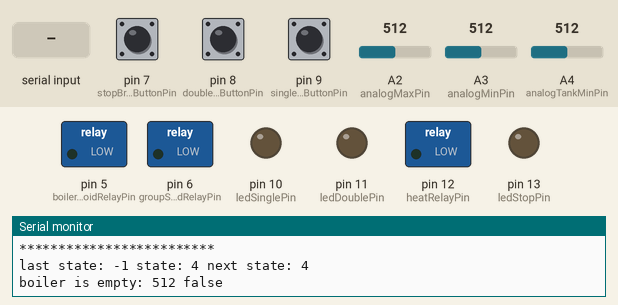
This sketch was run on a simulated Arduino Pro Mini, built with avr-gcc and run on an emulated ATmega328P. On the bench: switched loads named in the sketch (green lamp = pin HIGH), output pins drawn as LEDs (lit = HIGH), the last lines printed to the serial monitor. Dashed ring = blinking. Inputs (shaded band) come from the test bench; at power-on: A4 (analogTankMinPin) = 512, A2 (analogMaxPin) = 512, pin 7 (stopBrewButtonPin) HIGH, A3 (analogMinPin) = 512, pin 8 (doubleBrewButtonPin) HIGH, pin 9 (singleBrewButtonPin) HIGH.

Above: at 0.1 s.
1.3 s: A4 (analogTankMinPin) set to 240
At 4.2 s:
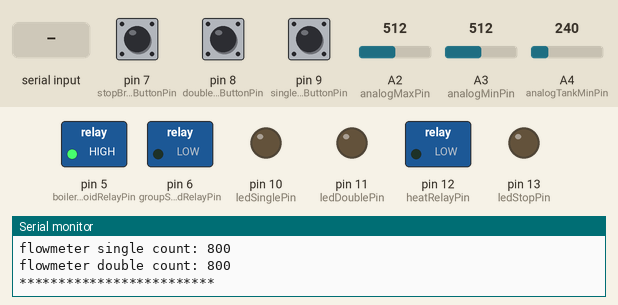
4.3 s: A2 (analogMaxPin) set to 306
At 5.11 s:
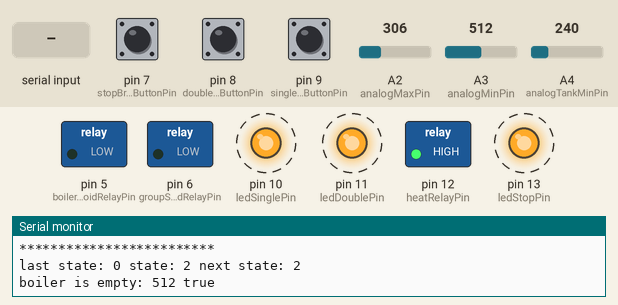
7.3 s: "<off>" received over Serial
At 9.1 s:
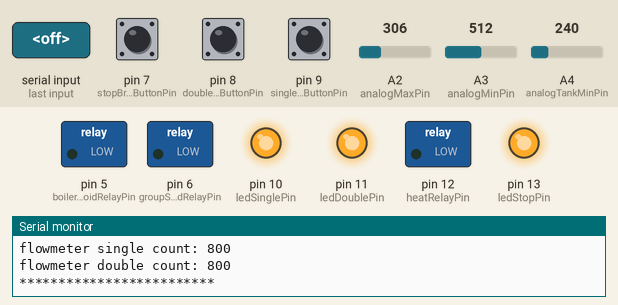
9.4 s: pin 7 (stopBrewButtonPin) pulled LOW for 3.2 s
At 13.37 s:
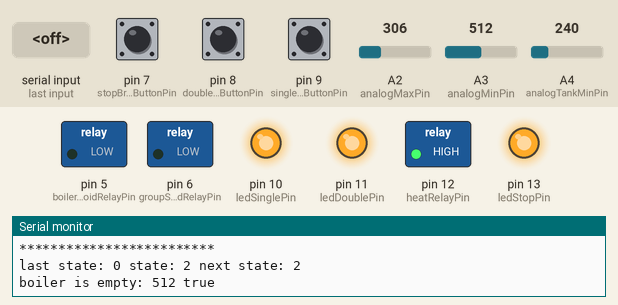
15.6 s: A3 (analogMinPin) set to 105
18.6 s: A3 (analogMinPin) set to 92
Timing chart, 0 to 22.6 s (numbered marks = the images above; inputs shaded):
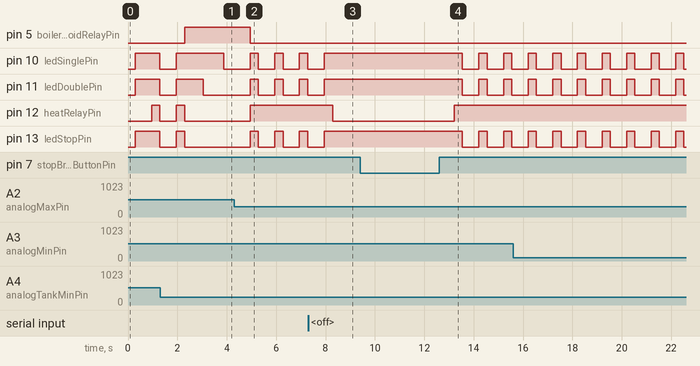

The sketch:

arduino_espresso.ino
```cpp
#include <EEPROM.h>

/* constants */
const int RELAY_LOW = LOW; // four relay module board used in prototype design had inverted logic. Production board does not.
const int RELAY_HIGH = HIGH;
const bool FINISH_ON_EMPTY = false; // optionally stop when pulling a shot and the reservoir empties. Default false as current reservoir is large enough to finish a shot on 'empty'
const int TANK_THRESH = 250; // arbitrary number for "on" for ADC based on measured value and the resistor installed
const int BOILER_MAX_THRESH = 400;
const int BOILER_MIN_THRESH = 400;
const int DEBOUNCE_DELAY = 10;
const int SIGNAL_DEBOUNCE_COUNT = 40; // Debounce count for hardware ADC signals with thresholds
const int FLOWMETER_DEBOUNCE_COUNT = 5;
const int AVERAGE_LOOP_TIME = 525; // average loop time in microseconds as calculated by doing 1000 loops. NOTE: This should be periodically checked after large changes. It would be super cool if this was dynamic maybe?
const unsigned long AUTOFILL_LOOPS = 1725000l; // given average loop time, this is about a 15 minute timeout
const unsigned long MAX_SHOT_PULL_LOOPS = 115000l; //max shot pull time is set at 1 minute
const int BLINK_LED_LOOPS = 1917; // 1 second led visual cue loop time

/* Arbitrary flowmeter max and min values for auto pulling shots */
const int SHOT_FLOW_MIN = 50; //~11.25g of water
const int SHOT_FLOW_MAX = 800; //~180g of water

const int SINGLE_SHOT_FLOW_ADDR = 4;
const int DOUBLE_SHOT_FLOW_ADDR = 6;

/* digital output pins */
const int boilerSolenoidRelayPin = 5;
const int groupSolenoidRelayPin = 6;
const int heatRelayPin = 12;

/* digital input pins */
const int ledStopPin = 13;
const int ledDoublePin = 11;
const int ledSinglePin = 10;

const int flowmeterPin = 4;
const int stopBrewButtonPin = 7;
const int doubleBrewButtonPin = 8;
const int singleBrewButtonPin = 9;

/* analog input pins */
const int analogMaxPin = 2;
const int analogMinPin = 3;
const int analogTankMinPin = 4;

const byte numChars = 32;

unsigned long lastLoopTime = 0l;
unsigned long autofillLoopCount = 0l; // the base state counts the number of standby loops to check if it should autofill at fixed intervals.
unsigned long shotTimerLoopCount = 0l;

/* LED visual cue variables */
int ledBlinkLoopCount = 0;
byte ledCycleLoopCount = 0;
int currentLEDBlinkValue = LOW;

/* Serial parsing */
char receivedChars[numChars];
bool newData = false;

/* Machine sensor signals + debounce variables */
bool boilerIsFull = true;
int boilerIsFullDebounceCount = 0;
bool boilerIsEmpty = false;
int boilerIsEmptyDebounceCount = 0;
bool tankIsEmpty = false;
int tankIsEmptyDebounceCount = 0;

bool singleButtonPressed = false;
bool doubleButtonPressed = false;
bool stopButtonPressed = false;
bool heatIsOn = false;
bool machineIsOn = true; //this is the state bit for whether the machine is active
bool shouldAutofill = false; //state change flag to trigger reservoir autofill state

int lastState = -1;
int state = -1;
int nextState = 4; //start the machine in the off state, however if the machineIsOn flag is high it will turn on automatically.

int singleBrewButtonState = HIGH;
int lastSingleBrewButtonState = HIGH;
unsigned long lastSingleBrewButtonDebounceTime = 0l;

int doubleBrewButtonState = HIGH;
int lastDoubleBrewButtonState = HIGH;
unsigned long lastDoubleBrewButtonDebounceTime = 0l;

int stopButtonState = HIGH;
int lastStopButtonState = HIGH;
unsigned long lastStopButtonDebounceTime = 0l;

/* user-configured flowmeter vals */
int singleShotFlowmeterCount = 0;
int doubleShotFlowmeterCount = 0;

bool singleBrewButtonLongPressFlag = false;
bool doubleBrewButtonLongPressFlag = false;
bool stopButtonLongPressFlag = false;

bool previousFlowmeterVal = false;
bool flowmeterVal = false;
int flowmeterDebounceCount = 0x0;

bool shouldSaveSingleFlowmeterValue = false;
bool shouldSaveDoubleFlowmeterValue = false;

int flowmeterCount = 0x0;

unsigned long brewButtonDownTime = 0l;
unsigned long stopButtonDownTime = 0l;

void setup()
{
  Serial.begin(9600);

  Serial.println("starting up...");

  // assigning pin inputs and using internal pull up resistors on Atmega328
  pinMode(singleBrewButtonPin, INPUT);
  digitalWrite(singleBrewButtonPin, HIGH);
  pinMode(doubleBrewButtonPin, INPUT);
  digitalWrite(doubleBrewButtonPin, HIGH);
  pinMode(stopBrewButtonPin, INPUT);
  digitalWrite(stopBrewButtonPin, HIGH);

  // LEDs are active low for this machine
  pinMode(ledSinglePin, OUTPUT);
  digitalWrite(ledSinglePin, LOW);
  pinMode(ledDoublePin, OUTPUT);
  digitalWrite(ledDoublePin, LOW);
  pinMode(ledStopPin, OUTPUT);
  digitalWrite(ledStopPin, LOW);

  pinMode(boilerSolenoidRelayPin, OUTPUT);
  digitalWrite(boilerSolenoidRelayPin, RELAY_LOW);
  pinMode(groupSolenoidRelayPin, OUTPUT);
  digitalWrite(groupSolenoidRelayPin, RELAY_LOW);
  pinMode(heatRelayPin, OUTPUT);
  digitalWrite(heatRelayPin, RELAY_LOW);

  /* EEPROM stored flowmeter values */
  singleShotFlowmeterCount = readIntFromEEPROM(SINGLE_SHOT_FLOW_ADDR);
  doubleShotFlowmeterCount = readIntFromEEPROM(DOUBLE_SHOT_FLOW_ADDR);

  /* EEPROM is all 0xf from the factory. Since we're using a signed int, the default flowmeter count is -1. This bounds it to the max if not set */
  singleShotFlowmeterCount = singleShotFlowmeterCount < SHOT_FLOW_MIN ? SHOT_FLOW_MAX : singleShotFlowmeterCount;
  doubleShotFlowmeterCount = doubleShotFlowmeterCount < SHOT_FLOW_MIN ? SHOT_FLOW_MAX : doubleShotFlowmeterCount;

}

void loop() {
  // these are done first because they have the ability to effect state. I think buttons need their own state in the future
  handleSingleBrewButton();
  handleDoubleBrewButton();
  handleStopButton();
  parseSerial(); //read signals from serial that can control state (i.e. some sort of serial wireless module)
  handleNewSerialData();

  checkAutoRefillCounter();
  checkShotTimerCounter();

  lastState = state;
  state = nextState;

  int boilerIsFullReading = (analogRead(analogMaxPin) < BOILER_MAX_THRESH);
  int boilerIsEmptyReading = (analogRead(analogMinPin) >= BOILER_MIN_THRESH);
  int tankIsEmptyReading = (analogRead(analogTankMinPin) >= TANK_THRESH);

  debounceSignal(boilerIsFullReading, boilerIsFull, boilerIsFullDebounceCount, SIGNAL_DEBOUNCE_COUNT);
  debounceSignal(boilerIsEmptyReading, boilerIsEmpty, boilerIsEmptyDebounceCount, SIGNAL_DEBOUNCE_COUNT);
  debounceSignal(tankIsEmptyReading, tankIsEmpty, tankIsEmptyDebounceCount, SIGNAL_DEBOUNCE_COUNT);

  if (lastState != state) {
    printStateInfo();
  }

  switch (state) {
    case 1:
      pullAShotState();
      break;
    case 2:
      fillBoilerState();
      break;
    case 3:
      tankEmptyState();
      break;
    case 4:
      offState();
      break;
    case 5:
      programState();
      break;
    case 6:
      resetVariablesState();
      break;
    default:
      baseState();
      break;
  }

  lastLoopTime = millis();

  // // debug calcs for loop time approx.
  // if (loopCount == 0) {
  //   Serial.print("start millis: ");
  //   Serial.println(micros());
  // }

  // loopCount++;

  // if (loopCount == 1000) {
  //   Serial.print("1000 loop micros: ");
  //   Serial.println(micros());
  // }

}

/**
 * Debounce a ADC signal logic
 * This debounce should be less time based and more signal count based.
 */

void debounceSignal(int reading, bool & state, int & counter, int debounce_count) {
    // If we have gone on to the next millisecond
  if (millis() == lastLoopTime) { return; }

  if (reading == state && counter > 0) {
    counter--;
  }

  if (reading != state) {
      counter++;
  }
  // If the input has shown the same value for long enough let's switch it
  if (counter >= debounce_count) {
    counter = 0;
    state = reading;
  }
}

/**
 * When in the standby base state, a counter loops to periodically check if the boiler is empty so it can be filled
 **/

void checkAutoRefillCounter() {
  if (state != 0) {
    autofillLoopCount = 0;
    return;
  }

  if (autofillLoopCount >= AUTOFILL_LOOPS) {
    shouldAutofill = !boilerIsFull;
    autofillLoopCount = 0;
    return;
  }

  autofillLoopCount++;
}

/**
 * Shot timer counter for a hard stop after ~1 minute of continuous flow.
 * This is a precaution to save the pump/surrounding environment from dumping the entire reservoir through the group (from experience).
 **/
void checkShotTimerCounter() {

  if (state != 1) {
    shotTimerLoopCount = 0;
    return;
  }

  if (shotTimerLoopCount >= MAX_SHOT_PULL_LOOPS) {
    stopButtonPressed = true;
    shotTimerLoopCount = 0;
  }

  shotTimerLoopCount++;

}

// state 0
void baseState() {

  if (!machineIsOn) {
    nextState = 4; // put the machine to sleep
  } else if (tankIsEmpty) {
    nextState = 3; // tank is empty: wait until filled
  } else if (boilerIsEmpty || shouldAutofill) {
    nextState = 2; // tank has water and boiler is empty
  } else if (stopButtonLongPressFlag) {
    nextState = 5; // go into program mode
  } else if (singleButtonPressed || doubleButtonPressed) {
    nextState = 1; // pull a shot
  } else {
    nextState = 0;
  }

  stopButtonPressed = false;

  setLEDs(HIGH, HIGH, HIGH);
  toggleHeat(true);

  digitalWrite(boilerSolenoidRelayPin, RELAY_LOW);
  digitalWrite(groupSolenoidRelayPin, RELAY_LOW);

}

// state 1
void pullAShotState() {

  bool inProgramMode = (shouldSaveDoubleFlowmeterValue || shouldSaveSingleFlowmeterValue);

  setLEDs(singleButtonPressed ? LOW : HIGH, doubleButtonPressed ? LOW : HIGH, HIGH);

  if (lastState != state) {
    flowmeterCount = 0;
  }

  int flowmeterMaxValue = singleButtonPressed ? singleShotFlowmeterCount : doubleShotFlowmeterCount;

  previousFlowmeterVal = flowmeterVal;
  int tempFlowmeterVal = digitalRead(flowmeterPin);

  debounceSignal(tempFlowmeterVal, flowmeterVal, flowmeterDebounceCount, FLOWMETER_DEBOUNCE_COUNT);

  if (previousFlowmeterVal != flowmeterVal) {
    flowmeterCount++;
    Serial.print(flowmeterCount);
    Serial.print(",");
    Serial.println(millis());
  }

  digitalWrite(boilerSolenoidRelayPin, RELAY_LOW);
  digitalWrite(groupSolenoidRelayPin, RELAY_HIGH);
  toggleHeat(true);

  nextState = 1;

  if (stopButtonPressed) {
    handlePersistFlowmeterValue(flowmeterCount);
  }

  // Manual stop due to button
  if (stopButtonPressed) {
    nextState = 6;
  }

  // automatic stop in regular mode
  if (!inProgramMode && (flowmeterCount >= flowmeterMaxValue)) {
    nextState = 6;
  }

  // optionally kill the shot here if the tank is empty.
 if (tankIsEmpty && FINISH_ON_EMPTY) {
   nextState = 3;
 }

}

// state 2
void fillBoilerState() {

  cycleLEDs();

  // exit condition: tank is done filling
  shouldAutofill = false;

  nextState = 2;

  if (boilerIsFull) {
    nextState = 6;
    return;
  }

  // if the tank runs out, stop the pump
  if (tankIsEmpty) {
    nextState = 3;
    return;
  }

  digitalWrite(boilerSolenoidRelayPin, RELAY_HIGH);
  digitalWrite(groupSolenoidRelayPin, RELAY_LOW);
  toggleHeat(false);

}

// state 3
void tankEmptyState() {

  blinkLEDs();

  digitalWrite(boilerSolenoidRelayPin, RELAY_LOW);
  digitalWrite(groupSolenoidRelayPin, RELAY_LOW);
  toggleHeat(!boilerIsEmpty); // added protection for heater if tank and boiler are empty

  nextState = 3;

  // exit condition: tank is no longer empty
  if (!tankIsEmpty) {
    nextState = 6;
  }
}

// state 4
void offState() {
  setLEDs(HIGH, HIGH, HIGH);
  digitalWrite(boilerSolenoidRelayPin, RELAY_LOW);
  digitalWrite(groupSolenoidRelayPin, RELAY_LOW);
  toggleHeat(false); // added protection for heater if tank and boiler are empty

  nextState = 4;

  // exit condition: machine is turned on
  if (singleButtonPressed || doubleButtonPressed || machineIsOn) {
    machineIsOn = true;
    autofillLoopCount = (int) AUTOFILL_LOOPS * 0.9; // want to seed the autofill loop so it triggers shortly after on, but not immediately.
    nextState = 6;
  }
}

// state 5
void programState() {

  setLEDs(LOW, LOW, HIGH);
  digitalWrite(boilerSolenoidRelayPin, RELAY_LOW);
  digitalWrite(groupSolenoidRelayPin, RELAY_LOW);
  toggleHeat(true);

  if (singleButtonPressed) {
    singleButtonPressed = true;
    doubleButtonPressed = false;
    stopButtonPressed = false;
    shouldSaveSingleFlowmeterValue = true;
    nextState = 1;
  } else if (doubleButtonPressed) {
    doubleButtonPressed = true;
    stopButtonPressed = false;
    shouldSaveDoubleFlowmeterValue = true;
    nextState = 1;
  } else if (stopButtonPressed) {
    stopButtonPressed = false;
    nextState = 6;
    // this is the cancel condition
  } else {
    nextState = 5;
  }
}

// state 6: reset all variables before heading into base state. Used to negate user input between states (auto fill, empty reservoir, etc)
void resetVariablesState() {
  singleButtonPressed = false;
  doubleButtonPressed = false;
  stopButtonPressed = false;
  singleBrewButtonLongPressFlag = false;
  doubleBrewButtonLongPressFlag = false;
  stopButtonLongPressFlag = false;
  nextState = 0;
}

void toggleHeat(bool heat) {
  digitalWrite(heatRelayPin, heat ? RELAY_HIGH : RELAY_LOW);
  heatIsOn = heat;
}

void setLEDs(int singleLED, int doubleLED, int stopLED) {
  digitalWrite(ledSinglePin, singleLED);
  digitalWrite(ledDoublePin, doubleLED);
  digitalWrite(ledStopPin, stopLED);
}

/**
 * Blinking LEDs -> visual indicator for an empty reservoir
 **/

void blinkLEDs() {

  ledBlinkLoopCount++;

  if (ledBlinkLoopCount >= BLINK_LED_LOOPS) {
    ledBlinkLoopCount = 0;
    currentLEDBlinkValue = !currentLEDBlinkValue;
  }

  setLEDs(currentLEDBlinkValue, currentLEDBlinkValue, currentLEDBlinkValue);

}

/**
 * Cycle LEDs -> visual indicator for boiler filling
 **/
void cycleLEDs() {
  ledBlinkLoopCount++;
  if (ledBlinkLoopCount >= BLINK_LED_LOOPS) {
    ledBlinkLoopCount = 0;
    ledCycleLoopCount = (ledCycleLoopCount + 1) % 3;
  }

  if (ledCycleLoopCount == 0) {
    setLEDs(HIGH, HIGH, LOW);
  } else if (ledCycleLoopCount == 1) {
    setLEDs(HIGH, LOW, LOW);
  } else {
    setLEDs(LOW, LOW, LOW);
  }
}

void handlePersistFlowmeterValue(int & value) {
  int constrainedValue = min(max(value, SHOT_FLOW_MIN), SHOT_FLOW_MAX);

  if (shouldSaveSingleFlowmeterValue) {
    writeIntIntoEEPROM(SINGLE_SHOT_FLOW_ADDR, constrainedValue);
    singleShotFlowmeterCount = constrainedValue;
  } else if (shouldSaveDoubleFlowmeterValue) {
    writeIntIntoEEPROM(DOUBLE_SHOT_FLOW_ADDR, constrainedValue);
    doubleShotFlowmeterCount = constrainedValue;
  }

  shouldSaveSingleFlowmeterValue = false;
  shouldSaveDoubleFlowmeterValue = false;
}

/**
 * Single shot brew button stateful logic, including press debounce and long press.
 * TODO: Single & double are copy-pasta & can be unified
 **/

void handleSingleBrewButton() {

  int lastState = singleBrewButtonState;
  int reading = digitalRead(singleBrewButtonPin);

  // debounce
  if (reading != lastSingleBrewButtonState) {
    // reset the debouncing timer
    lastSingleBrewButtonDebounceTime = millis();
    lastSingleBrewButtonState = reading;
  }

  if ((millis() - lastSingleBrewButtonDebounceTime) > DEBOUNCE_DELAY) {
     singleBrewButtonState = reading;
  }

  if (lastState == HIGH && singleBrewButtonState == LOW) {
    brewButtonDownTime = millis();
  }

  else if (machineIsOn && singleBrewButtonState == LOW && lastSingleBrewButtonDebounceTime + 1000l < millis()) {
    singleBrewButtonLongPressFlag = true;
    shouldAutofill = true;
  }

  // this is a button toggle
  else if (lastState == LOW && singleBrewButtonState == HIGH) {
    if (!machineIsOn) {
      machineIsOn = true;
    } else if (singleBrewButtonLongPressFlag) {
      singleBrewButtonLongPressFlag = false;
    } else {
      singleButtonPressed = true;
      doubleButtonPressed = false;
    }
  }
}

/**
 * Double shot brew button stateful logic, including press debounce and long press.
 * TODO: combine with single
 **/

void handleDoubleBrewButton() {

  int lastState = doubleBrewButtonState;
  int reading = digitalRead(doubleBrewButtonPin);

  // debounce
  if (reading != lastDoubleBrewButtonState) {
    // reset the debouncing timer
    lastDoubleBrewButtonDebounceTime = millis();
    lastDoubleBrewButtonState = reading;
  }

  if ((millis() - lastDoubleBrewButtonDebounceTime) > DEBOUNCE_DELAY) {
    if (reading != doubleBrewButtonState) {
      doubleBrewButtonState = reading;
    }
  }

  if (lastState == HIGH && doubleBrewButtonState == LOW) {
    brewButtonDownTime = millis();
  }

  else if (machineIsOn && doubleBrewButtonState == LOW && lastDoubleBrewButtonDebounceTime + 1000l < millis()) {
    doubleBrewButtonLongPressFlag = true;
    machineIsOn = false;
  }

  // this is a button toggle
  else if (lastState == LOW && doubleBrewButtonState == HIGH) {
    if (!machineIsOn) {
      machineIsOn = true;
    } else if (doubleBrewButtonLongPressFlag) {
      doubleBrewButtonLongPressFlag = false;
    } else {
      singleButtonPressed = false;
      doubleButtonPressed = true;
    }
  }
}

/**
 * Stop button stateful logic, including press debounce and long press.
 **/

void handleStopButton() {

  int lastState = stopButtonState;
  int reading = digitalRead(stopBrewButtonPin);

  // debounce
  if (reading != lastStopButtonState) {
    // reset the debouncing timer
    lastStopButtonDebounceTime = millis();
    lastStopButtonState = reading;
  }

  if ((millis() - lastStopButtonDebounceTime) > DEBOUNCE_DELAY) {
    if (reading != stopButtonState) {
      stopButtonState = reading;
    }
  }

  if (lastState == HIGH && stopButtonState == LOW) {
    stopButtonDownTime = millis();
  } else if (stopButtonState == LOW && !singleButtonPressed && !doubleButtonPressed && machineIsOn && (lastStopButtonDebounceTime + 1000l) < millis()) {
      stopButtonLongPressFlag = true;
  }

  // this is a button toggle
  else if (lastState == LOW && stopButtonState == HIGH) {
    if (stopButtonLongPressFlag) {
      stopButtonLongPressFlag = false;
    } else {
      singleButtonPressed = false;
      doubleButtonPressed = false;
      machineIsOn = true;
      stopButtonPressed = true;
    }
  }
}
/**
 * EEPROM read/write int (2 bytes)
 **/

void writeIntIntoEEPROM(int addr, int val) {
  byte b1 = val >> 8;
  byte b2 = val & 0xFF;
  EEPROM.write(addr, b1);
  EEPROM.write(addr + 1, b2);
}

int readIntFromEEPROM(int addr) {
  byte b1 = EEPROM.read(addr);
  byte b2 = EEPROM.read(addr + 1);
  return (b1 << 8) + b2;
}

/**
 * Debug serial print statement. This is expensive so is only triggered on state change.
 **/
void printStateInfo() {
  Serial.println("*************************");
  Serial.print("last state: ");
  Serial.print(lastState);
  Serial.print(" state: ");
  Serial.print(state);
  Serial.print(" next state: ");
  Serial.println(nextState);
  Serial.print("boiler is empty: ");
  Serial.print(analogRead(analogMinPin));
  Serial.println(boilerIsEmpty ? " true" : " false");
  Serial.print("boiler is full: ");
  Serial.print(analogRead(analogMaxPin));
  Serial.println(boilerIsFull ? " true" : " false");
  Serial.print("tank is empty: ");
  Serial.print(analogRead(analogTankMinPin));
  Serial.println(tankIsEmpty ? " true" : " false");
  Serial.print("single is pressed: ");
  Serial.println(singleButtonPressed ? "true" : "false");
  Serial.print("double is pressed: ");
  Serial.println(doubleButtonPressed ? "true" : "false");
  Serial.print("heat is on: ");
  Serial.println(heatIsOn ? "true" : "false");
  Serial.print("machine is on: ");
  Serial.println(machineIsOn ? "true" : "false");
  Serial.print("flowmeter single count: ");
  Serial.println(singleShotFlowmeterCount);
  Serial.print("flowmeter double count: ");
  Serial.println(doubleShotFlowmeterCount);
  Serial.println("*************************");
}

/**
 * Serial input parsing. Check the serial line for understood signals.
 **/

void parseSerial() {
    static bool recvInProgress = false;
    static byte ndx = 0;
    char startMarker = '<';
    char endMarker = '>';
    char rc;

    // strings max at 32 bits

    while (Serial.available() > 0 && newData == false) {
        rc = Serial.read();

        if (recvInProgress == true) {
            if (rc != endMarker) {
                receivedChars[ndx] = rc;
                ndx++;
                if (ndx >= numChars) {
                    ndx = numChars - 1;
                }
            }
            else {
                receivedChars[ndx] = '\0'; // terminate the string
                recvInProgress = false;
                ndx = 0;
                newData = true;
            }
        }

        else if (rc == startMarker) {
            recvInProgress = true;
        }
    }
}

/**
 * Parse and decode any signals received on the serial line.
 **/

void handleNewSerialData() {
    if (newData == true) {
      newData = false;
      String a = String(receivedChars);

      if (a == "on") {
        machineIsOn = true;
      } else if (a == "off") {
        machineIsOn = false;
      } else if (a == "f") {
        if (machineIsOn) {
          nextState = 2;
        } else {
          Serial.println("<ERROR>");
          return;
        }
      } else if (a == "s") {
        Serial.println(state);
        return;
      } else if (a == "v") {
        printStateInfo();
        return;
      } else {
        Serial.println("<UNKNOWN>");
         return;
      }
      Serial.println("<OK>");
    }
}
```

Measured:
- after the input at 1.3 s, pin 5 (boilerSolenoidRelayPin): LOW → HIGH after 0.99 s; pin 10 (ledSinglePin), pin 11 (ledDoublePin), pin 13 (ledStopPin): LOW → HIGH after 0.66 s instead of 1.9 s; pin 12 (heatRelayPin): LOW → HIGH after 0.66 s, → LOW 0.33 s later
- after the input at 4.3 s, pin 5 (boilerSolenoidRelayPin): HIGH → LOW after 0.65 s; pin 12 (heatRelayPin): LOW → HIGH after 0.65 s; pin 13 (ledStopPin): alternates HIGH for 0.33 s and LOW for 0.67 s, starting after 0.65 s
- after the input at 7.3 s, pin 10 (ledSinglePin), pin 11 (ledDoublePin), pin 13 (ledStopPin): goes on until 7.9 s, then stays HIGH; pin 12 (heatRelayPin): HIGH → LOW after 0.98 s
- after the input at 9.4 s, pin 10 (ledSinglePin), pin 11 (ledDoublePin), pin 13 (ledStopPin): alternates HIGH for 0.33 s and LOW for 0.67 s, starting after 4.1 s; pin 12 (heatRelayPin): LOW → HIGH after 3.8 s
